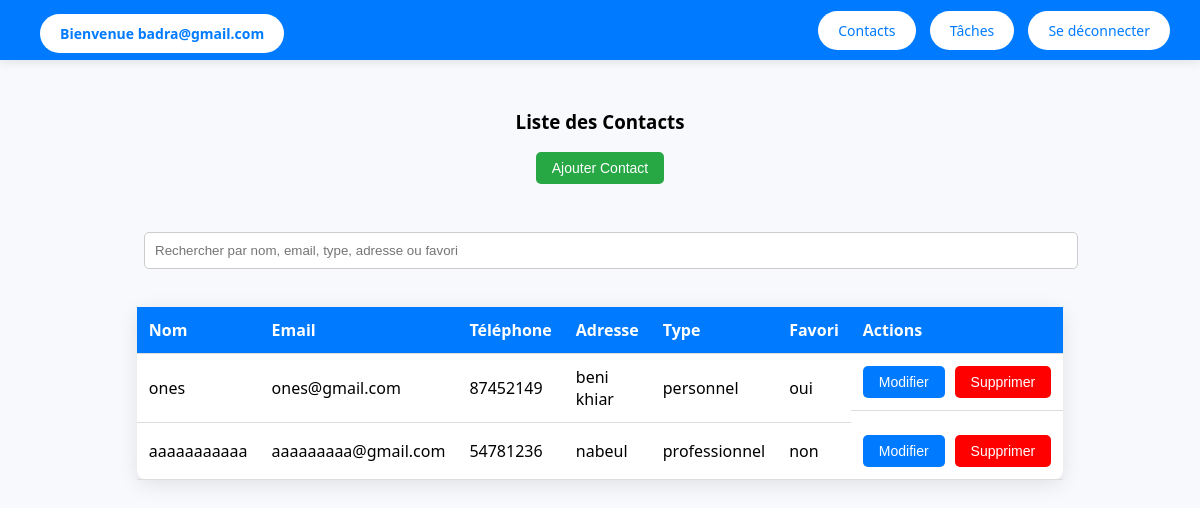
The app's page /contacts (signed in) with its own data.
### tables this page shows
CREATE TABLE contacts (
    idContact INTEGER PRIMARY KEY AUTOINCREMENT,
    nom TEXT NOT NULL unique,
    telephone TEXT NOT NULL unique,
    email TEXT NOT NULL unique,
    adresse TEXT,
    type TEXT CHECK(type IN ('professionnel', 'personnel')),
    favori BOOLEAN DEFAULT 0,
    idUtilisateur INTEGER,
    FOREIGN KEY (idUtilisateur) REFERENCES utilisateurs(idUtilisateur)
);

### app.py (the view)
@app.route("/contacts")
def contacts():
    if "utilisateur_id" not in session:
        return redirect("/login")
    utilisateur_id = session["utilisateur_id"]
    conn = get_db_connection()
    contacts = conn.execute(
        "SELECT * FROM contacts WHERE idUtilisateur = ?",
        (utilisateur_id,)
    ).fetchall()
    nb_personnels = conn.execute(
        "SELECT COUNT(*) FROM contacts WHERE idUtilisateur = ? AND type = 'personnel'",
        (utilisateur_id,)
    ).fetchone()[0]
    nb_professionnels = conn.execute(
        "SELECT COUNT(*) FROM contacts WHERE idUtilisateur = ? AND type = 'professionnel'",
        (utilisateur_id,)
    ).fetchone()[0]
    conn.close()
    return render_template(
        "contacts.html",
        email=session["email"],
        contacts=contacts,
        nb_contacts_personnels=nb_personnels,
        nb_contacts_professionnels=nb_professionnels,
        nb_contacts_total=nb_personnels + nb_professionnels
    )

### app.py (called while the page is built)
def get_db_connection():
    conn = sqlite3.connect("carnet_contactsN.db")
    conn.row_factory = sqlite3.Row
    return conn

### templates/contacts.html (shortened to what this page needs)
<!DOCTYPE html>
<html lang="fr">
<head>
</head>
<body>
    <div class="navbar">
        <h2><a href="/dashboard">Bienvenue {{ email }}</a></h2>
        <div>
            <a href="/contacts">Contacts</a>
            <a href="/taches">Tâches</a>
            <a href="/logout">Se déconnecter</a>
        </div>
    </div>
    <div class="main-content">
        <h3>Liste des Contacts</h3>
        <button class="btn add-contact-btn" id="addContactBtn">Ajouter Contact</button>
<div style="margin-top: 20px; width: 80%;">
    <input type="text" id="searchInput" placeholder="Rechercher par nom, email, type, adresse ou favori" style="width: 100%; padding: 10px; border-radius: 5px; border: 1px solid #ccc;">
</div>
        <table>
            <thead>
                <tr>
                    <th>Nom</th>
                    <th>Email</th>
                    <th>Téléphone</th>
                    <th>Adresse</th>
                    <th>Type</th>
                    <th>Favori</th>
                    <th>Actions</th>
                </tr>
            </thead>
            <tbody>
                {% for contact in contacts %}
                    <tr>
                        <td>{{ contact.nom }}</td>
                        <td>{{ contact.email }}</td>
                        <td>{{ contact.telephone }}</td>
                        <td>{{ contact.adresse }}</td>
                        <td>{{ contact.type }}</td>
                        <td>{{ contact.favori }}</td>
                        <td class="action-buttons">
                            <button class="btn" onclick="ouvrirFormulaireModification('{{ contact.idContact }}', '{{ contact.nom }}', '{{ contact.email }}', '{{ contact.telephone }}', '{{ contact.adresse }}', '{{ contact.type }}', '{{ contact.favori }}')">Modifier</button>
                          <button class="btn btn-danger" onclick="confirmerSuppression('{{ contact.idContact }}', '{{ contact.nom }}')">Supprimer</button>
                        </td>
                    </tr>
                {% endfor %}
            </tbody>
        </table>
    </div>
</body>
</html>

### templates/contacts.html (style rules this page uses)
body { margin: 0; font-family: 'Segoe UI', Tahoma, Geneva, Verdana, sans-serif; background-color: #f7f9fc; display: flex; height: 100vh; flex-direction: column; }
a { text-decoration: none; }
.navbar { background-color: #007bff; color: white; padding: 15px 30px; display: flex; justify-content: space-between; align-items: center; box-shadow: 0 2px 10px rgba(0, 0, 0, 0.1); }
.navbar h2 { margin: 0; font-size: 22px; }
.navbar a { background-color: #ffffff; color: #007bff; padding: 10px 20px; border-radius: 25px; transition: background-color 0.3s ease; font-size: 14px; margin-left: 10px; }
.main-content { padding: 30px; flex-grow: 1; display: flex; flex-direction: column; align-items: center; }
table { width: 80%; border-collapse: collapse; margin-top: 30px; background-color: white; border-radius: 10px; box-shadow: 0 4px 20px rgba(0, 0, 0, 0.1); }
th, td { padding: 12px; text-align: left; border-bottom: 1px solid #ddd; }
th { background-color: #007bff; color: white; }
.action-buttons { display: flex; gap: 10px; }
.btn { background-color: #007bff; color: white; padding: 8px 16px; border-radius: 5px; text-align: center; cursor: pointer; font-size: 14px; border: none; transition: background-color 0.3s ease; }
.btn.btn-danger { background-color: red; }
.add-contact-btn { background-color: #28a745; margin-bottom: 20px; }
input[type="text"], input[type="email"], input[type="tel"] { width: 100%; padding: 12px; margin: 8px 0; border-radius: 5px; border: 1px solid #ddd; }

### records on screen
contacts: nom "ones", email "ones@gmail.com", telephone "87452149", adresse "beni khiar", type "personnel", favori "oui"
contacts: nom "aaaaaaaaaaa", email "aaaaaaaaa@gmail.com", telephone "54781236", adresse "nabeul", type "professionnel", favori "non"

### other values on screen
{{ email }} "badra@gmail.com"
